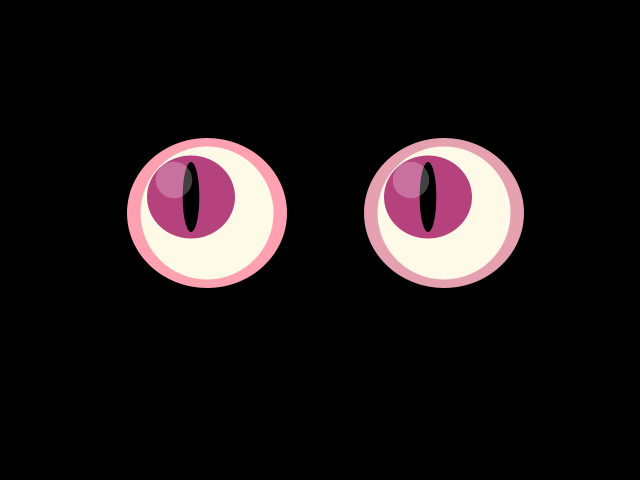
Frame 1 (no input)
Frame 60 (the mouse pressed at the canvas centre just before this capture): identical to frame 1, image omitted
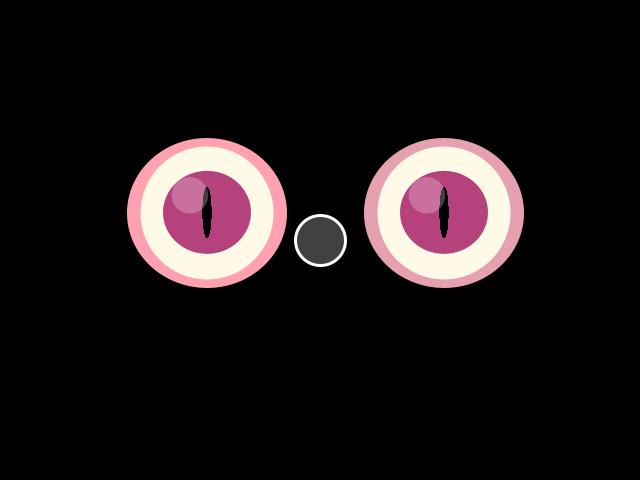
Frame 120 (the mouse held since frame 60 and released just before this capture)

The Processing sketch that drew these frames (run headless with seeded random() and noise(); from frame 60 on, the mouse is pressed at the canvas centre):

// Processing sketch: processing_20039
// ── processing_20039.pde


  float eye1 = 88;
  float eye2 = 50;
  float eye3 = 16.5;
 
  float easing = 0.1;
  float speed = 0.0;
 
 
 
void setup() {
  size (640, 480);
  smooth();
}
 
 
void draw () {
  background(0);
  noStroke();
  
  float target = dist(mouseX, mouseY, pmouseX, pmouseY);
  speed += (target-speed) * easing;
  
  float d = speed *5;
  println(d);
 
 if (mousePressed)
 {
   strokeWeight(3);
   stroke(255);
   ellipse(mouseX, mouseY, 50, 50);
   noStroke();
 } 
 
  //track mouse movement 
  //right eye x
  float trackRightx=map(mouseX, 0, 640, 428, 460);
   //left eye x
  float trackLeftx=map(mouseX, 0, 640, 191, 223);
   //right eye y
  float trackRighty=map(mouseY, 0, 500, 197, 229);
   //left eye y
  float trackLefty=map(mouseY, 0, 500, 197, 229);
  

   ///////BEGIN LEFT EYE \\\\\\\\\\\//////////////\\\\\\\\\\\\\\\\\\\\\\\\\\\\\\\\\\\\\\\\\\\
   
  //LEFT EYE bg details
 
  //eye rim
  fill(260, 161, 176);
  ellipse (207, 213, 160, 150);

 
  // Sclera
  fill(255, 250-(d/1.5), 232-(d/1.5));
  ellipse(207, 213, 133, 133);
 
 
 
     //LEFT INNER EYE
    //pink iris
    fill(181, 65, 125);
    ellipse(trackLeftx, trackLefty, eye1, eye1-5);
    //pupil
    fill(0);
   if(mousePressed)
    {
       for(int i =0; i < 200; i++)
      { 
        ellipse(trackLeftx, trackLefty, eye2/6,eye2-(i*.01));
      }
    }
    else
    {
      ellipse(trackLeftx, trackLefty, eye2/3,eye2+20);
    }
    
    //shine
    fill(255, 65);
    ellipse(trackLeftx -17, trackLefty-17, eye3+20, eye3+20);
 
 
 
 
 ////// BEGIN RIGHT EYE \\\\\\\\\\\\\\\\/////////////////////////////////////\\\\\\\\\\\
 
 //RIGHT EYE

  //eye rim
  fill(230, 161, 176);
  ellipse(444, 213, 160, 150);

 
  // sclera
  fill(255, 250-(d/1.5), 232-(d/1.5));
  ellipse(444, 213, 133, 133);
 
     
     

    //pink iris
    fill(181, 65, 125);
    ellipse(trackRightx, trackRighty, eye1, eye1-5);
    //pupil
    fill(0);
    
    if(mousePressed)
    {
       for(int i =0; i < 200; i++)
      { 
        ellipse(trackRightx, trackRighty, eye2/6,eye2-(i*.01));
      }
    }
    else
    {
    ellipse(trackRightx, trackRighty, eye2/3,eye2+20);
    }
      
    
    //shine
    fill(255, 65);
    ellipse(trackRightx-17, trackRighty-17, eye3+20, eye3+20);
     
    
     
    }
